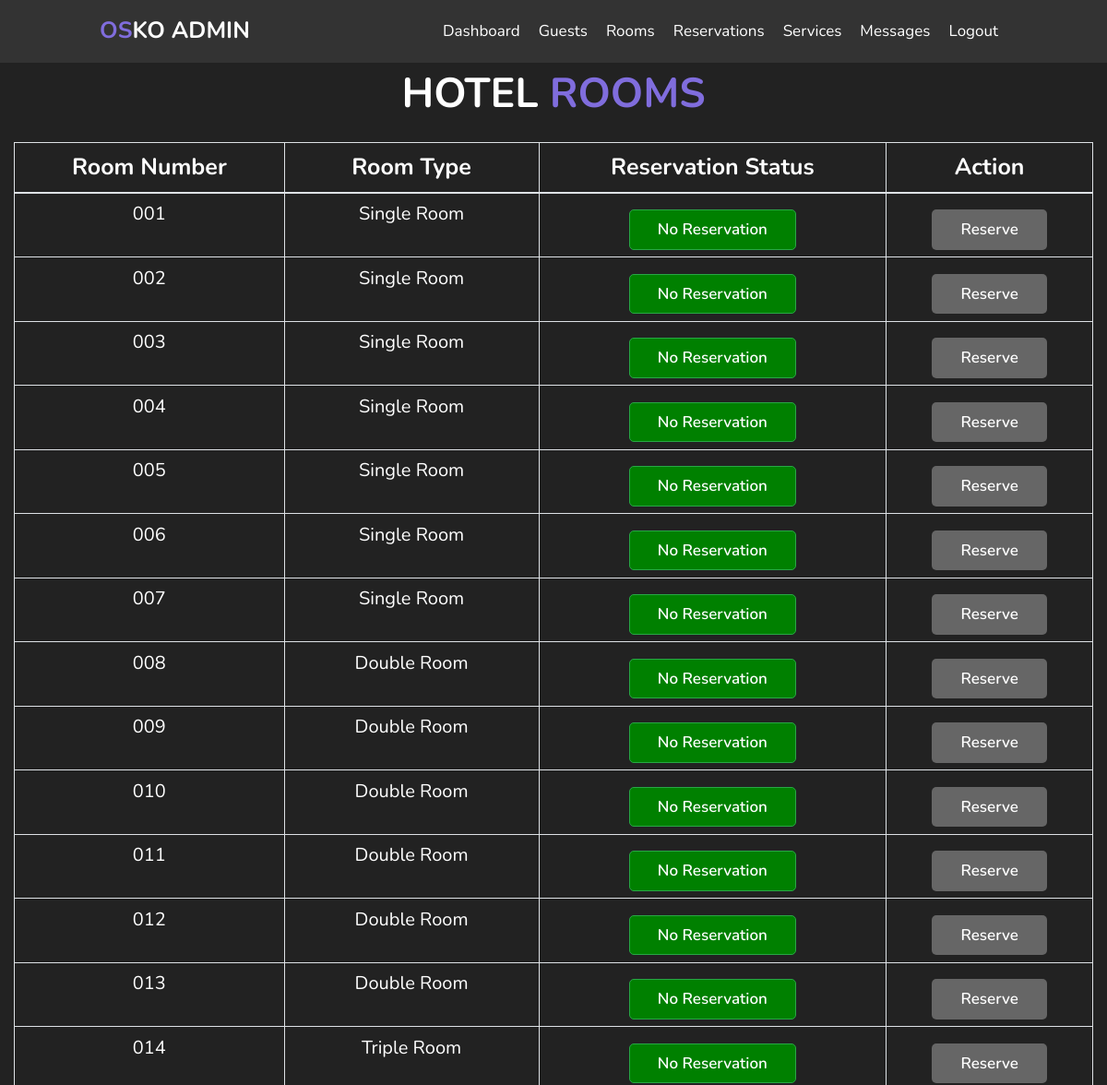
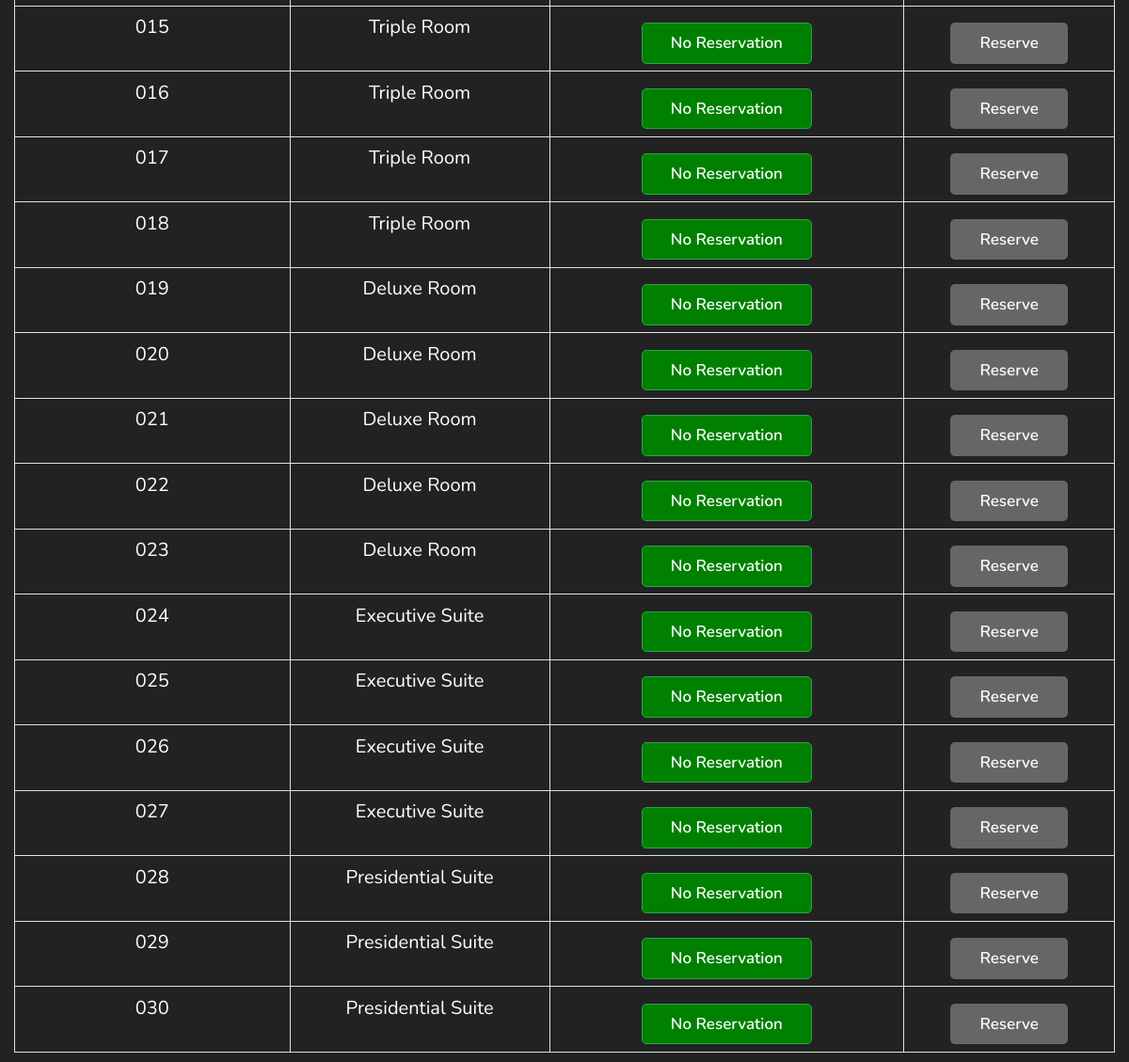
The page /admin_rooms/ on the database its author committed (2 pictures, top to bottom).
### hotel/models.py (models this page shows, shortened)
class Room(models.Model):
    room_id = models.IntegerField(default=True, primary_key=True)
    room_number = models.CharField(max_length=10)
    room_type = models.ForeignKey(RoomType, on_delete=models.CASCADE)
    is_available = models.BooleanField(default=True)
    is_occupied = models.BooleanField(default=False)

class RoomType(models.Model):
    type_id = models.IntegerField(primary_key=True)
    name = models.CharField(max_length=200)
    description = models.TextField(max_length=2000)
    price = models.IntegerField()
    image = models.ImageField(upload_to='images')
    def __str__(self):
        return self.name

### hotel/admin_views.py (the view)
# urls.py: path('admin_rooms/', admin_views.room, name = 'admin_rooms'),
def room(request):
    rooms = Room.objects.all()
    reservations = Reservation.objects.all()
    return render(request, 'administrator/rooms.html', {'rooms': rooms})

### hotel/templates/administrator/rooms.html (shortened to what this page needs)
{% extends 'administrator/base.html' %}
{% block page_content %}
<h1 class="heading">Hotel <span>Rooms</span></h1>
<div class="container col-12">
    <table class="table table-bordered text-white writing text-center">
        <thead style="font-size: 25px;">
            <tr>
                <th>Room Number</th>
                <th>Room Type</th>
                <th>Reservation Status</th>
                <th>Action</th>
            </tr>
        </thead>
        <tbody style="font-size: 20px;">
            {% for room in rooms %}
            <tr>
                <td>{{ room.room_number}}</td>
                <td>{{ room.room_type }} </td>
                <td>
                    {% if room.reservation_set.exists %}
                    <button class="btn " style="background-color: rgb(66, 56, 56);">Has Reservation</button>
                    {% else %}
                    <button class="btn btn-success" style="background-color: green;">No Reservation</button>
                    {% endif %}
                </td>
                <td>
                    <a href="{% url 'admin_make_reservation' room_id=room.pk %}" class="btn">Reserve</a>
                </td>
            </tr>
            {% endfor %}
        </tbody>
    </table>
</div>
{% endblock %}

### hotel/templates/administrator/base.html (shortened to what this page needs)
{% load static %}
<!DOCTYPE html>
<html lang="en">
<head>
    <link rel="stylesheet" href="https://maxcdn.bootstrapcdn.com/bootstrap/4.5.2/css/bootstrap.min.css">
    <link rel="stylesheet" href="https://cdnjs.cloudflare.com/ajax/libs/font-awesome/6.4.0/css/all.min.css">
    <link rel="stylesheet" href="{% static 'css/style.css' %}?v=1">
</head>
<body>
    <header class="header">
        <a href="#" class="logo"><span>OS</span>KO ADMIN</a>
        <nav class="navbar">
            <a href="{% url 'admin_dashboard' %}">Dashboard</a>
            <a href="{% url 'admin_guest' %}">Guests</a>
            <a href="{% url 'admin_rooms' %}">Rooms</a>
            <a href="{% url 'admin_reservations' %}">Reservations</a>
            <a href="{% url 'admin_services' %}">Services</a>
            <a href="{% url 'chat_list' %}">Messages</a>
            <a href="{% url 'logout' %}">Logout</a>
        </nav>
    </header>
    <br><br><br><br><br>
    {% block page_content %}
    {% endblock %}
</body>
</html>

### hotel/static/css/style.css (style rules this page uses)
:root { --main-color: #806ddd; }
* { font-family: 'Nunito', sans-serif; margin: 0; padding: 0; box-sizing: border-box; outline: none; border: none; text-decoration: none; transition: .2s linear; }
html { font-size: 62.5%; overflow-x: hidden; scroll-padding-top: 7rem; scroll-behavior: smooth; }
body { background: #222; }
.btn { margin-top: 1rem; display: inline-block; padding: 0.8rem 3rem; font-size: 1.7rem; border-radius: 0.5rem; background: #666; color: #fff; cursor: pointer; font-weight: 600; }
.header { position: fixed; top: 0; right: 0; left: 0; z-index: 10000; background: #333; display: flex; align-items: center; justify-content: space-between; padding: 1.5rem 9%; }
.header .logo { font-weight: bolder; color: #fff; font-size: 2.5rem; }
.header .logo span { color: var(--main-color); }
.header .navbar a { font-size: 1.7rem; color: #fff; margin-left: 2rem; }
.heading { text-align: center; padding-bottom: 2rem; color: #fff; font-size: 4.5rem; text-transform: uppercase; font-weight: bold; }
.heading span { color: var(--main-color); text-transform: uppercase; }

### rows shown on the page
Room: room_number "001", room_type "Single Room", shows "No Reservation"
Room: room_number "002", room_type "Single Room", shows "No Reservation"
Room: room_number "003", room_type "Single Room", shows "No Reservation"
Room: room_number "004", room_type "Single Room", shows "No Reservation"
Room: room_number "005", room_type "Single Room", shows "No Reservation"
Room: room_number "006", room_type "Single Room", shows "No Reservation"
Room: room_number "007", room_type "Single Room", shows "No Reservation"
Room: room_number "008", room_type "Double Room", shows "No Reservation"
Room: room_number "009", room_type "Double Room", shows "No Reservation"
Room: room_number "010", room_type "Double Room", shows "No Reservation"
Room: room_number "011", room_type "Double Room", shows "No Reservation"
Room: room_number "012", room_type "Double Room", shows "No Reservation"
Room: room_number "013", room_type "Double Room", shows "No Reservation"
Room: room_number "014", room_type "Triple Room", shows "No Reservation"
Room: room_number "015", room_type "Triple Room", shows "No Reservation"
Room: room_number "016", room_type "Triple Room", shows "No Reservation"
Room: room_number "017", room_type "Triple Room", shows "No Reservation"
Room: room_number "018", room_type "Triple Room", shows "No Reservation"
Room: room_number "019", room_type "Deluxe Room", shows "No Reservation"
Room: room_number "020", room_type "Deluxe Room", shows "No Reservation"
Room: room_number "021", room_type "Deluxe Room", shows "No Reservation"
Room: room_number "022", room_type "Deluxe Room", shows "No Reservation"
Room: room_number "023", room_type "Deluxe Room", shows "No Reservation"
Room: room_number "024", room_type "Executive Suite", shows "No Reservation"
Room: room_number "025", room_type "Executive Suite", shows "No Reservation"
Room: room_number "026", room_type "Executive Suite", shows "No Reservation"
Room: room_number "027", room_type "Executive Suite", shows "No Reservation"
Room: room_number "028", room_type "Presidential Suite", shows "No Reservation"
Room: room_number "029", room_type "Presidential Suite", shows "No Reservation"
Room: room_number "030", room_type "Presidential Suite", shows "No Reservation"
